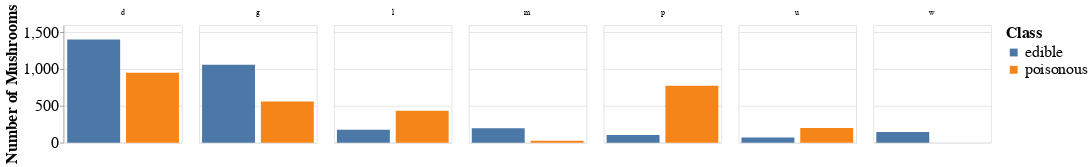

Source (notebook cell):
### Code cell
habitat_plot = (
    alt.Chart(habitat)
    .mark_bar()
    .encode(
        x=alt.X("class", title=None, axis=None),
        y=alt.Y("n", title= "Number of Mushrooms"),
        color=alt.Color("class", title= 'Class'),
        column=alt.Column("habitat", title=None)
    ).configure_axis(labelFontSize=20, titleFontSize=20)
                    .configure_legend(labelFontSize=20, titleFontSize=20)
                .properties(width = 150, height = 150)
)
habitat_plot

### Figure 1 — Vega-Lite specification as saved in the notebook (floating-point values rounded to 4 significant figures)
{"config": {"view": {"continuousWidth": 400, "continuousHeight": 300}, "axis": {"labelFontSize": 20, "titleFontSize": 20}, "legend": {"labelFontSize": 20, "titleFontSize": 20}}, "data": {"name": "data-46f991fb9c64ffacddd7628ef4c85cab"}, "mark": "bar", "encoding": {"color": {"field": "class", "title": "Class", "type": "nominal"}, "column": {"field": "habitat", "title": null, "type": "nominal"}, "x": {"axis": null, "field": "class", "title": null, "type": "nominal"}, "y": {"field": "n", "title": "Number of Mushrooms", "type": "quantitative"}}, "height": 150, "width": 150, "$schema": "https://vega.github.io/schema/vega-lite/v4.17.0.json", "datasets": {"data-46f991fb9c64ffacddd7628ef4c85cab": [{"class": "edible", "habitat": "d", "n": 1403}, {"class": "edible", "habitat": "g", "n": 1059}, {"class": "edible", "habitat": "l", "n": 175}, {"class": "edible", "habitat": "m", "n": 196}, {"class": "edible", "habitat": "p", "n": 103}, {"class": "edible", "habitat": "u", "n": 70}, {"class": "edible", "habitat": "w", "n": 144}, {"class": "poisonous", "habitat": "d", "n": 950}, {"class": "poisonous", "habitat": "g", "n": 559}, {"class": "poisonous", "habitat": "l", "n": 433}, {"class": "poisonous", "habitat": "m", "n": 27}, {"class": "poisonous", "habitat": "p", "n": 773}, {"class": "poisonous", "habitat": "u", "n": 200}]}}
